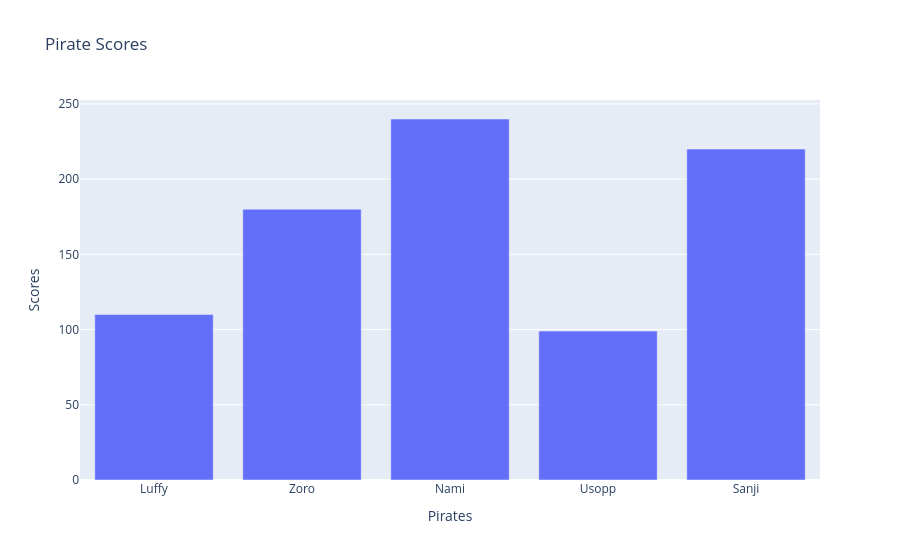

The cell this chart's notebook holds for it:
### Code cell
graph.add_trace(go.Bar(x=x1, y=y1))
graph.update_layout(title="Pirate Scores", 
                    xaxis_title="Pirates", 
                    yaxis_title="Scores")

graph.show()

### Figure 1 — Plotly figure (JSON) as saved in the notebook; plotly's stock layout.template omitted (floating-point values rounded to 4 significant figures)
{"data": [{"type": "bar", "x": ["Luffy", "Zoro", "Nami", "Usopp", "Sanji"], "y": [110, 180, 240, 99, 220]}], "layout": {"title": {"text": "Pirate Scores"}, "xaxis": {"title": {"text": "Pirates"}}, "yaxis": {"title": {"text": "Scores"}}}}
